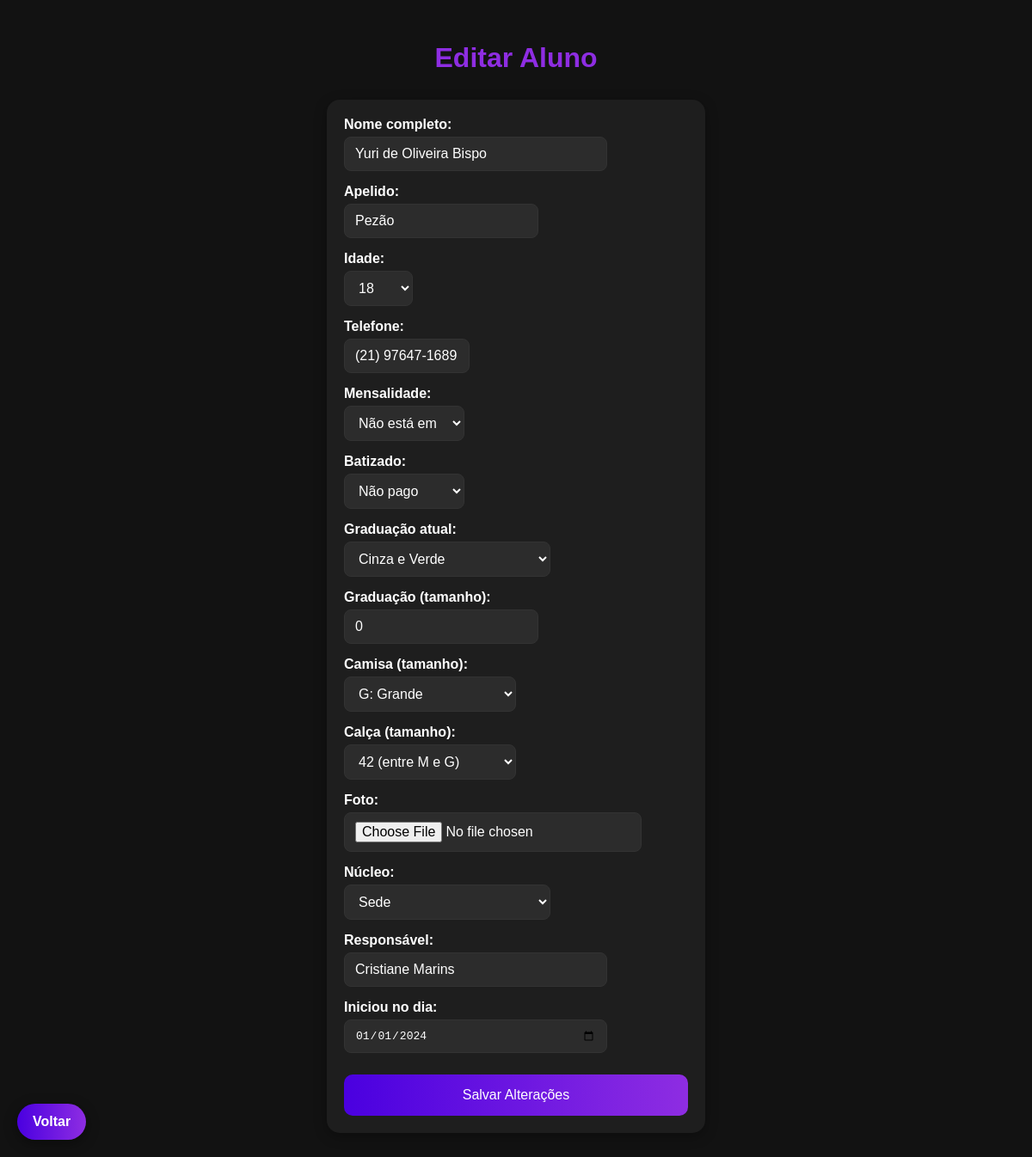
The page /editar/28 (signed in) on the database its author committed.
### tables this page shows
CREATE TABLE usuarios (
            id INTEGER PRIMARY KEY AUTOINCREMENT,
            nome_completo TEXT NOT NULL,
            apelido TEXT,
            idade TEXT NOT NULL,
            telefone TEXT,
            mensalidade TEXT NOT NULL,
            batizado TEXT NOT NULL,
            graduacao_atual TEXT NOT NULL,
            graduacao_tamanho TEXT NOT NULL,
            camisa_tamanho TEXT,
            calsa_tamanho TEXT,
            foto TEXT,
            nucleo TEXT NOT NULL,
            responsavel TEXT,
            iniciou_no_dia TEXT
        );

### app.py (the view, shortened to what this page needs)
@app.route("/editar/<int:aluno_id>", methods=["GET", "POST"])
def editar(aluno_id):
    conn = conectar_banco()
    conn.row_factory = sqlite3.Row
    cursor = conn.cursor()
    cursor.execute("SELECT * FROM usuarios WHERE id = ?", (aluno_id,))
    aluno = cursor.fetchone()
    cursor.close()
    conn.close()
    return render_template("editar.html", aluno=aluno, graduacoes=graduacoes)

### app.py (called while the page is built)
def conectar_banco():
    return sqlite3.connect("database.db")

### templates/editar.html (shortened to what this page needs)
<!DOCTYPE html>
<html lang="pt-br">
<head>
</head>
<body>
    <h1>Editar Aluno</h1>
    <form method="POST" enctype="multipart/form-data">
        <div class="form-group">
            <label>Nome completo:</label>
            <input class="nome-completo" style="max-width: 70%;" type="text" name="nome_completo"
                value="{{ aluno.nome_completo }}" required>
        </div>
        <div class="form-group">
            <label>Apelido:</label>
            <input class="apelido" style="max-width: 50%;" type="text" name="apelido" value="{{ aluno.apelido }}">
        </div>
        <div class="form-group">
            <label>Idade:</label>
            <select class="idade" style="max-width: 20%;" name="idade" required>
                {% for i in range(1, 81) %}
                <option value="{{ i }}" {% if aluno.idade|string==i|string %}selected{% endif %}>{{ i }}</option>
                {% endfor %}
            </select>
        </div>
        <div class="form-group">
            <label>Telefone:</label>
            <input class="telefone" style="max-width: 30%;" type="text" name="telefone" maxlength="15"
                value="{{ aluno.telefone }}">
        </div>
        <div class="form-group">
            <label>Mensalidade:</label>
            <select class="mensalidade" style="max-width: 35%;" name="mensalidade" required>
                <option value="Não está em dia" {% if aluno.mensalidade=="Não está em dia" %}selected{% endif %}>Não
                    está em dia</option>
            </select>
        </div>
        <div class="form-group">
            <label>Batizado:</label>
            <select class="batizado" style="max-width: 35%;" name="batizado" required>
                <option value="Não pago" {% if aluno.batizado=="Não pago" %}selected{% endif %}>Não pago</option>
            </select>
        </div>
        <div class="form-group">
            <label>Graduação atual:</label>
            <select class="graduacao-atual" style="max-width: 60%;" name="graduacao_atual" required>
                {% for grupo, opcoes in graduacoes %}
                <optgroup label="{{ grupo }}">
                    {% for valor, nome in opcoes %}
                    <option value="{{ nome }}" {% if aluno.graduacao_atual==nome %}selected{% endif %}>{{ nome }}
                    </option>
                    {% endfor %}
                </optgroup>
                {% endfor %}
            </select>
        </div>
        <div class="form-group">
            <label>Graduação (tamanho):</label>
            <input style="max-width: 50%;" type="text" name="graduacao_tamanho" value="{{ aluno.graduacao_tamanho }}"
                required>
        </div>
        <div class="form-group">
            <label for="camisa_tamanho">Camisa (tamanho):</label>
            <select class="camisa form-control" style="max-width: 50%;" name="camisa_tamanho" id="camisa_tamanho">
                <optgroup label="Adulto">
                    <option value="G" {% if aluno.camisa_tamanho=="G" %}selected{% endif %}>G: Grande</option>
                </optgroup>
            </select>
        </div>
        <div class="form-group">
            <label>Calça (tamanho):</label>
            <select class="calca form-control" style="max-width: 50%;" name="calsa_tamanho">
                <option value="42-M/G" {% if aluno.calsa_tamanho=="42-M/G" %}selected{% endif %}>42 (entre M e G)
                </option>
            </select>
        </div>
        <div class="form-group">
            <label>Foto:</label>
            <input class="foto" style="max-width: 80%;" type="file" name="foto" accept="image/*">
        </div>
        <div class="form-group">
            <label>Núcleo:</label>
            <select style="max-width: 60%;" name="nucleo" required>
                {% set opcoes_nucleo = ['Sede', 'Lions Clube', 'C.E. Nova Piam', 'C.S. Padre Zegri', 'E.F. Espaço
                Verde', 'Paciência'] %}
                {% for opcao in opcoes_nucleo %}
                <option value="{{ opcao }}" {% if aluno.nucleo==opcao %}selected{% endif %}>{{ opcao }}</option>
                {% endfor %}
            </select>
        </div>
        <div class="form-group">
            <label>Responsável:</label>
            <input class="responsavel" style="max-width: 70%;" type="text" name="responsavel"
                value="{{ aluno.responsavel }}">
        </div>
        <div class="form-group">
            <label>Iniciou no dia:</label>
            <input style="max-width: 70%;" type="date" name="iniciou_no_dia" value="{{ aluno.iniciou_no_dia }}">
        </div>
        <button type="submit">Salvar Alterações</button>
    </form>
    <a href="{{ url_for('index') }}" class="btn-flutuante-voltar">Voltar</a>
</body>
</html>

### templates/editar.html (style rules this page uses)
body { font-family: Arial, sans-serif; background: #121212; color: #fff; padding: 20px; }
h1 { text-align: center; color: #8E2DE2; margin-bottom: 30px; }
form { background: #1E1E1E; padding: 20px; border-radius: 15px; max-width: 400px; margin: auto; box-shadow: 0 4px 15px rgba(0, 0, 0, 0.3); }
.form-group { margin-bottom: 15px; }
label { display: block; margin-bottom: 5px; font-weight: bold; }
input, select { width: 100%; max-width: 100%; padding: 10px 12px; border-radius: 8px; border: 1px solid #333; background: #2c2c2c; color: #fff; font-size: 1em; }
input::placeholder { color: #aaa; }
button { width: 100%; padding: 15px; background: linear-gradient(to right, #4A00E0, #8E2DE2); color: white; font-size: 16px; border: none; border-radius: 10px; cursor: pointer; transition: 0.3s; margin-top: 10px; outline: none; }
.btn-flutuante-voltar { position: fixed; bottom: 20px; left: 20px; background: linear-gradient(to right, #4A00E0, #8E2DE2); color: #fff; padding: 12px 18px; border-radius: 50px; font-weight: bold; text-decoration: none; box-shadow: 0 4px 15px rgba(0, 0, 0, 0.4); transition: 0.3s; outline: none; }

### rows shown on the page
usuarios: nome_completo "Yuri de Oliveira Bispo", apelido "Pezão", idade "18", telefone "(21) 97647-1689", mensalidade "Não está em dia", batizado "Não pago", graduacao_atual "Cinza e Verde", graduacao_tamanho "0", camisa_tamanho "G: Grande", calsa_tamanho "42 (entre M e G)", nucleo "Sede", responsavel "Cristiane Marins", iniciou_no_dia "01/01/2024"
